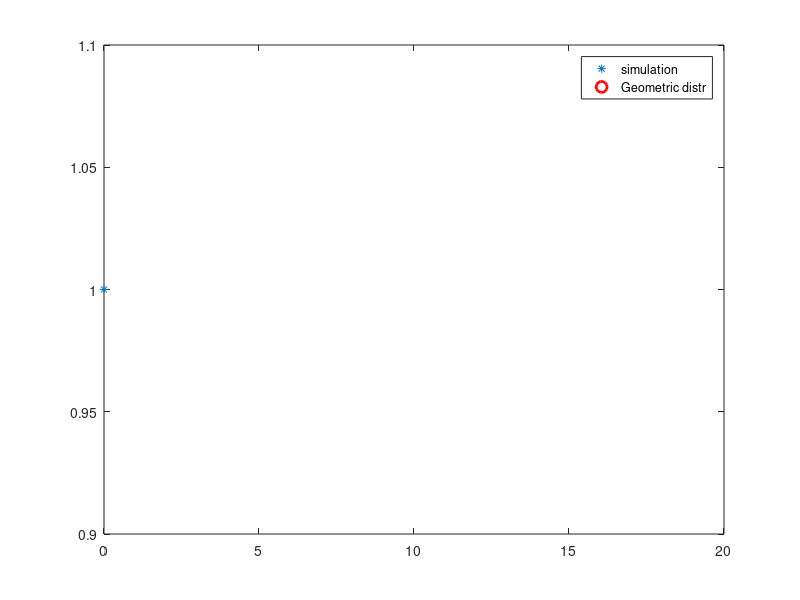

MATLAB code for this plot:
% Simulate Geometric distr. Geo(p) variables.
p = input('p (in (0,1)) = '); % the parameter of the Geo distr.
% A geometric variable is the number of failures that occur before the
% first success. So we count that number of failures
X = 0; % initial number of failures
while rand >= p % "rand < p" represents success, so "rand >= p" represents failure
   X = X + 1;  % add the number of failures
end           % stop at the first success


% Generate a sample of such variables
clear X
N = input('nr. of simulations = '); % at least 10000
for i = 1:N
    X(i) = 0;
    while rand >= p
        X(i) = X(i) + 1;
    end  
end

% Compare it to the Geo(p) distribution, graphically.
k = 0 : 20; % "all" the values of a geometric distr. (not all, all are infinity...)
            % adjust the number for each individual case
p_k = geopdf(k,p) % the probabilities of a geo. distr.
U_X = unique(X) % the values of X listed ONLY ONCE, no repetitions
n_X = hist(X,length(U_X)) % the frequency of each value in UX (how many times each occurs)
ref_freq = n_X/N
clf
plot(U_X, n_X/N, '*', k, p_k, 'ro', 'Markersize', 10, 'LineWidth', 2) % the relative freq. n_X/N approximates the probability
legend('simulation', 'Geometric distr')
